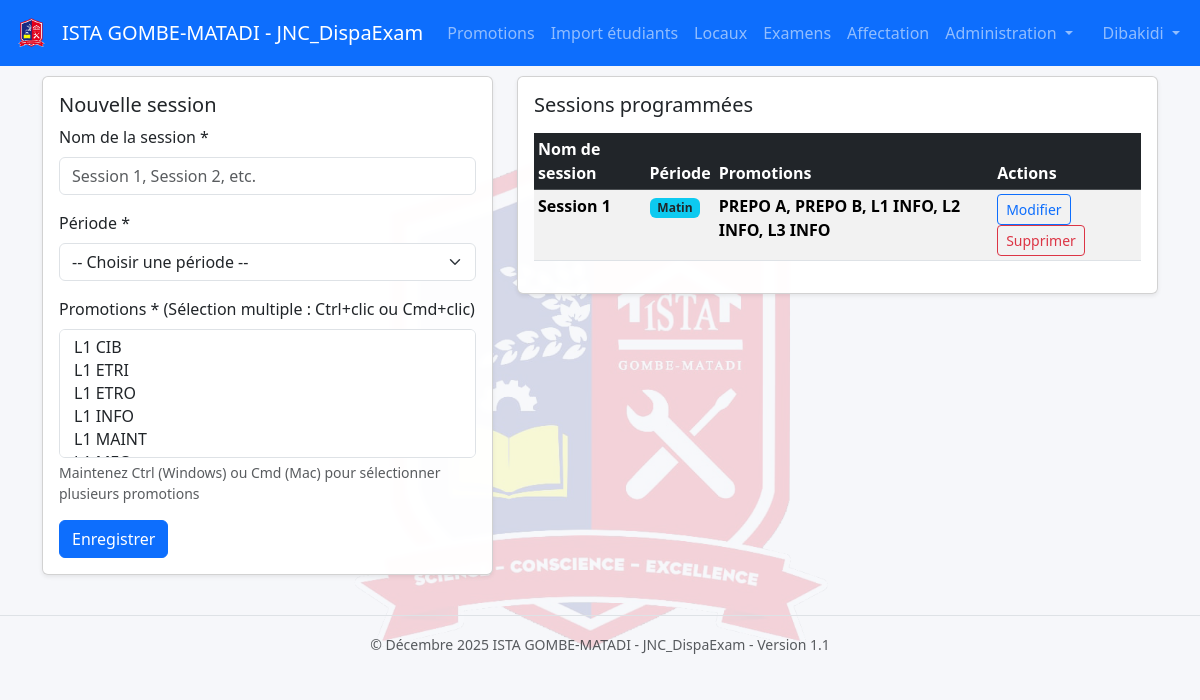
The page /exams (signed in) on the database as committed earlier.
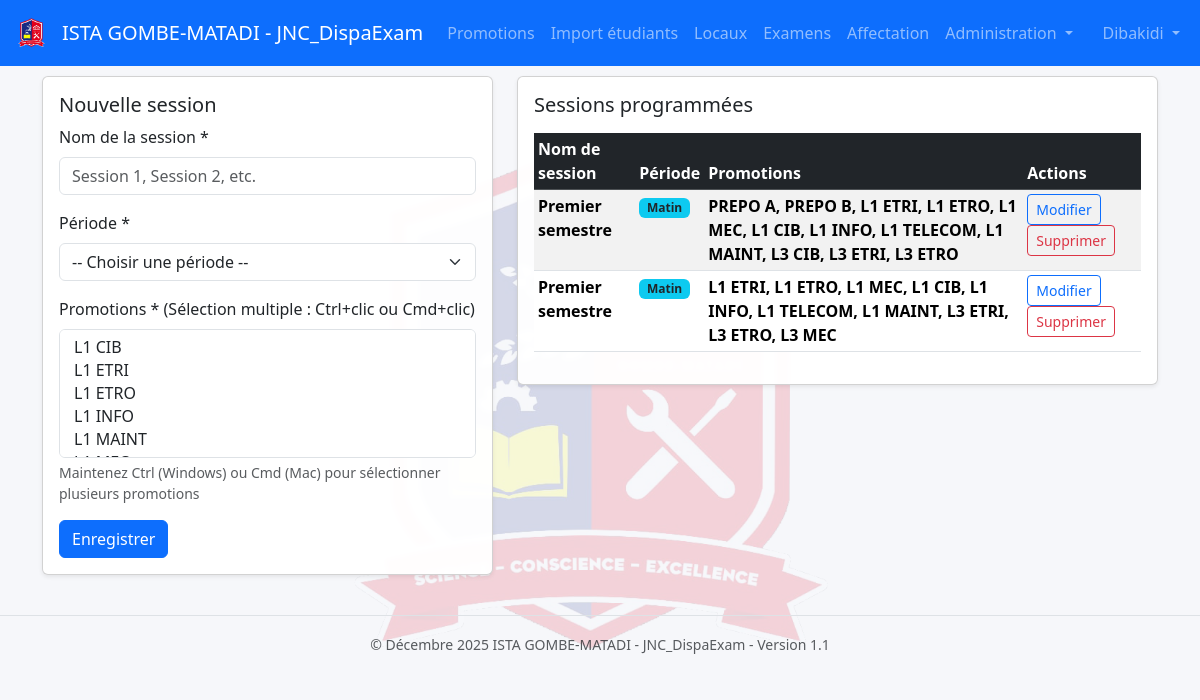
The same page on the database as committed later.
### tables this page shows
CREATE TABLE "exams" (
                    id INTEGER PRIMARY KEY AUTOINCREMENT,
                    label TEXT NOT NULL,
                    session_type TEXT NOT NULL,
                    promotion_id INTEGER NOT NULL,
                    FOREIGN KEY (promotion_id) REFERENCES promotions(id) ON DELETE CASCADE
                );

### app.py (the view, shortened to what this page needs)
@app.route("/exams", methods=["GET", "POST"])
@login_required
def exams():
    conn = get_db()
    cur = conn.cursor()
    cur.execute("SELECT id, name FROM promotions ORDER BY name")
    promotions = cur.fetchall()
    selected_promo_ids = []
    if request.method == "POST" and "promotion_ids" in request.form:
        selected_promo_ids = request.form.getlist("promotion_ids")
        session['filter_promo_ids'] = selected_promo_ids
    elif 'filter_promo_ids' in session:
        selected_promo_ids = session['filter_promo_ids']
    if selected_promo_ids:
        promo_ids_int = [int(pid) for pid in selected_promo_ids]
        placeholders = ",".join("?" * len(promo_ids_int))
        cur.execute(
            f"""SELECT DISTINCT e.id, e.label, e.session_type,
               GROUP_CONCAT(p.name, ', ') as promotion_names
               FROM exams e
               JOIN exam_promotions ep ON e.id = ep.exam_id
               JOIN promotions p ON ep.promotion_id = p.id
               WHERE e.id IN (
                   SELECT exam_id
                   FROM exam_promotions
                   GROUP BY exam_id
                   HAVING COUNT(DISTINCT promotion_id) = ?
                   AND COUNT(DISTINCT CASE WHEN promotion_id IN ({placeholders}) THEN promotion_id END) = ?
               )
               GROUP BY e.id, e.label, e.session_type
               ORDER BY e.session_type ASC, e.label ASC""",
            (len(promo_ids_int),) + tuple(promo_ids_int) + (len(promo_ids_int),)
        )
    else:
        cur.execute(
            """SELECT DISTINCT e.id, e.label, e.session_type,
               GROUP_CONCAT(p.name, ', ') as promotion_names
               FROM exams e
               LEFT JOIN exam_promotions ep ON e.id = ep.exam_id
               LEFT JOIN promotions p ON ep.promotion_id = p.id
               GROUP BY e.id, e.label, e.session_type
               ORDER BY e.session_type ASC, e.label ASC"""
        )
    exams_list = cur.fetchall()
    return render_template("exams.html", exams=exams_list, promotions=promotions)

### app.py (called while the page is built)
def get_db():
    if "db" not in g:
        g.db = get_connection()
    return g.db

def login_required(f):
    @wraps(f)
    def decorated_function(*args, **kwargs):
        if 'user_id' not in session:
            flash("Vous devez vous connecter pour accéder à cette page.", "warning")
            return redirect(url_for('login'))
        return f(*args, **kwargs)
    return decorated_function

### database.py (called while the page is built)
def get_connection():
    conn = sqlite3.connect(DB_PATH, check_same_thread=False)
    conn.row_factory = sqlite3.Row
    return conn

### templates/exams.html (shortened to what this page needs)
{% extends "base.html" %}
{% block content %}
<div class="row">
  <div class="col-md-5">
    <div class="card shadow-sm mb-3">
      <div class="card-body">
        <h5 class="card-title">Nouvelle session</h5>
        <form method="post">
          <div class="mb-3">
            <label class="form-label">Nom de la session *</label>
            <input class="form-control" name="label" placeholder="Session 1, Session 2, etc." required>
          </div>
          <div class="mb-3">
            <label class="form-label">Période *</label>
            <select class="form-select" name="session_type" required>
              <option value="">-- Choisir une période --</option>
            </select>
          </div>
          <div class="mb-3">
            <label class="form-label">Promotions * (Sélection multiple : Ctrl+clic ou Cmd+clic)</label>
            <select class="form-select" name="promotion_ids" multiple size="5" required>
              {% for promo in promotions %}
              <option value="{{ promo.id }}">{{ promo.name }}</option>
              {% endfor %}
            </select>
            {% if not promotions %}
            <small class="text-warning d-block mt-1">Aucune promotion disponible. <a href="{{ url_for('promotions') }}">Créez d'abord une promotion</a>.</small>
            {% else %}
            <small class="text-muted d-block mt-1">Maintenez Ctrl (Windows) ou Cmd (Mac) pour sélectionner plusieurs promotions</small>
            {% endif %}
          </div>
          <button class="btn btn-primary">Enregistrer</button>
        </form>
      </div>
    </div>
  </div>
  <div class="col-md-7">
    <div class="card shadow-sm">
      <div class="card-body">
        <h5 class="card-title mb-3">Sessions programmées</h5>
        <table class="table table-sm table-striped table-hover">
          <thead class="table-dark">
            <tr><th>Nom de session</th><th>Période</th><th>Promotions</th><th>Actions</th></tr>
          </thead>
          <tbody>
          {% for e in exams %}
            <tr>
              <td><strong>{{ e['label'] }}</strong></td>
              <td>
                {% if e['session_type'] == 'Matin' %}
                  <span class="badge bg-info text-dark">Matin</span>
                {% elif e['session_type'] == 'Après-midi' %}
                  <span class="badge bg-warning text-dark">Après-midi</span>
                {% else %}
                  <span class="badge bg-secondary">{{ e['session_type'] or 'Non définie' }}</span>
                {% endif %}
              </td>
              <td><strong>{{ e['promotion_names'] or 'Non définie' }}</strong></td>
              <td>
                <a href="{{ url_for('edit_exam', exam_id=e['id']) }}" class="btn btn-sm btn-outline-primary">Modifier</a>
                <a href="{{ url_for('delete_exam', exam_id=e['id']) }}" class="btn btn-sm btn-outline-danger delete-exam-btn"
                   data-exam-label="{{ e['label'] }}">Supprimer</a>
              </td>
            </tr>
          {% else %}
            <tr><td colspan="4" class="text-center text-muted">Aucune session programmée.</td></tr>
          {% endfor %}
          </tbody>
        </table>
      </div>
    </div>
  </div>
</div>
{% endblock %}

Rows that differ between the two databases and show on the page:
removed exams: label "Session 1", session_type "Matin", promotion_names "PREPO A, PREPO B, L1 INFO, L2 INFO, L3 INFO"
added exams: label "Premier semestre", session_type "Matin", promotion_names "PREPO A, PREPO B, L1 ETRI, L1 ETRO, L1 MEC, L1 CIB, L1 INFO, L1 TELECOM, L1 MAINT, L3 CIB, L3 ETRI, L3 ETRO"
added exams: label "Premier semestre", session_type "Matin", promotion_names "L1 ETRI, L1 ETRO, L1 MEC, L1 CIB, L1 INFO, L1 TELECOM, L1 MAINT, L3 ETRI, L3 ETRO, L3 MEC"
